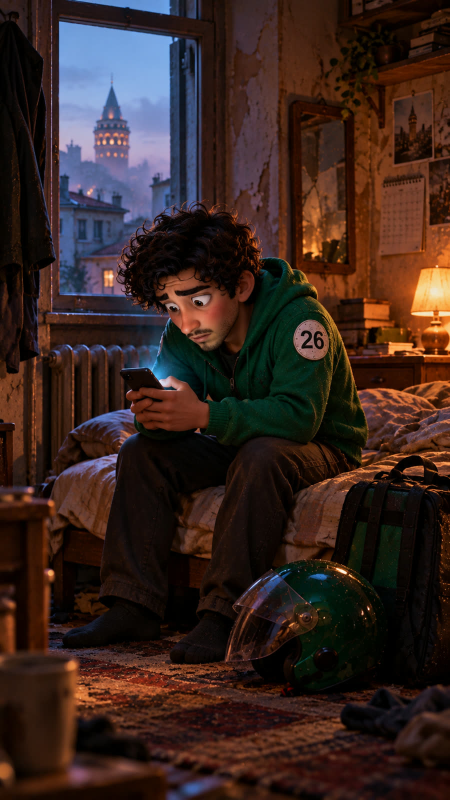
#> input picture assets/scenes/c2/2A0.jpg, 900 x 1600 px (shown at 1/2 size); its folder holds only this picture in this run
$ python match-c2-videos.py
#> lines starting #> are read from the running program, lines starting #| are printed output that depends on the picture
#!/usr/bin/env python3
"""Flow'dan inen Bölüm 2 kliplerini sahne koduna eşler.
Flow dosyaları rastgele adla iner (Animate_image_..._<hash>.mp4). Her klibin ilk karesi
81 sahne görseliyle karşılaştırılır; en yakın görselin kodu verilir ve klip
assets/video/c2/_master/<KOD>.mp4 olarak taşınır. Aynı koda ikinci klip gelirse _v2, _v3 eklenir.
Kullanım: python3 tools/match-c2-videos.py [indirme-klasörü]
"""
import glob, os, subprocess, sys, shutil, tempfile
import numpy as np
from PIL import Image

ROOT = os.path.dirname(os.path.dirname(os.path.abspath(__file__)))
SRC = sys.argv[1] if len(sys.argv) > 1 else os.path.join(ROOT, 'assets/scenes')
OUT = os.path.join(ROOT, 'assets/video/c2/_master')
FF = shutil.which('ffmpeg') or '/usr/local/bin/ffmpeg'
os.makedirs(OUT, exist_ok=True)

def vec(img):
    im = img.convert('L').resize((36, 64), Image.BILINEAR)
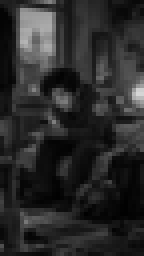
#> im: PIL image 36x64 L (shown 4 times larger); min 1, max 214, mean 41.8
    a = np.asarray(im, dtype=np.float32)
    a -= a.mean(); a /= (a.std() + 1e-6)
#> after `a -= a.mean()`:
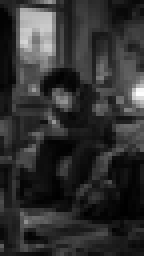
#> a: shape (64, 36) float32 (shown 4 times larger); min -40.84, max 172.2, mean 0; drawn with min black and max white
    return a.ravel()

refs = {}
for f in glob.glob(os.path.join(ROOT, 'assets/scenes/c2/*.jpg')):
    refs[os.path.basename(f)[:-4]] = vec(Image.open(f))

tmp = tempfile.mkdtemp()
for mp4 in sorted(glob.glob(os.path.join(SRC, '*.mp4')), key=os.path.getmtime):
    fr = os.path.join(tmp, 'f.png')
    subprocess.run([FF, '-loglevel', 'error', '-y', '-ss', '0.05', '-i', mp4, '-frames:v', '1', fr], check=True)
    v = vec(Image.open(fr))
    scores = sorted(((float(np.dot(v, r) / len(v)), k) for k, r in refs.items()), reverse=True)
    (s1, code), (s2, code2) = scores[0], scores[1]
    dest = os.path.join(OUT, code + '.mp4'); n = 2
    while os.path.exists(dest):
        dest = os.path.join(OUT, f'{code}_v{n}.mp4'); n += 1
    shutil.move(mp4, dest)
    flag = '' if s1 > 0.8 and s1 - s2 > 0.05 else '  ⚠ kontrol et'
    print(f'{os.path.basename(mp4)[-14:]:>14} → {os.path.basename(dest):16} {s1:.2f} (2.: {code2} {s2:.2f}){flag}')

$ run again, on assets/scenes/c2/2A10b.jpg
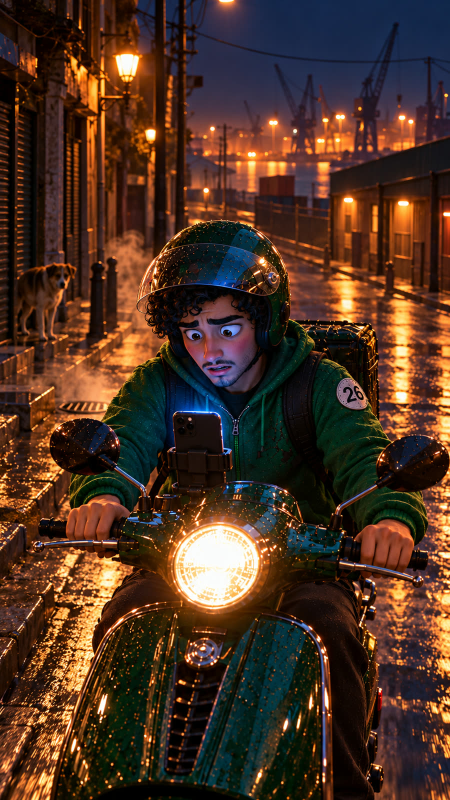
#> input picture assets/scenes/c2/2A10b.jpg, 900 x 1600 px (shown at 1/2 size)
#> in vec, `im = img.convert('L').resize((36, 64), Image.BILINEAR)`:
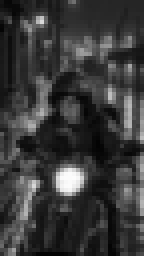
#> im: PIL image 36x64 L (shown 4 times larger); min 2, max 252, mean 57.2

$ run again, on assets/scenes/c2/2A1.jpg
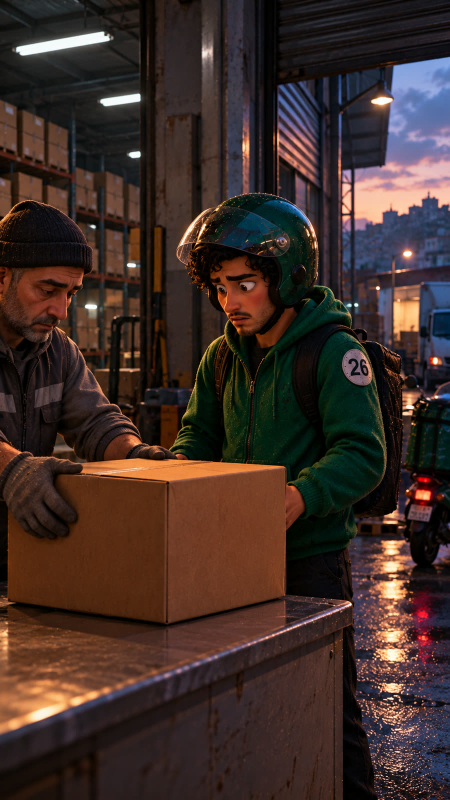
#> input picture assets/scenes/c2/2A1.jpg, 900 x 1600 px (shown at 1/2 size)
#> in vec, `im = img.convert('L').resize((36, 64), Image.BILINEAR)`:
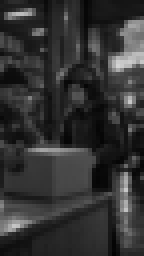
#> im: PIL image 36x64 L (shown 4 times larger); min 2, max 211, mean 50.3
#> in vec, `a -= a.mean()`:
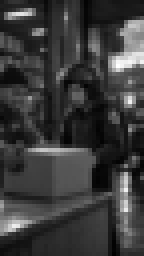
#> a: shape (64, 36) float32 (shown 4 times larger); min -48.35, max 160.7, mean 0; drawn with min black and max white
